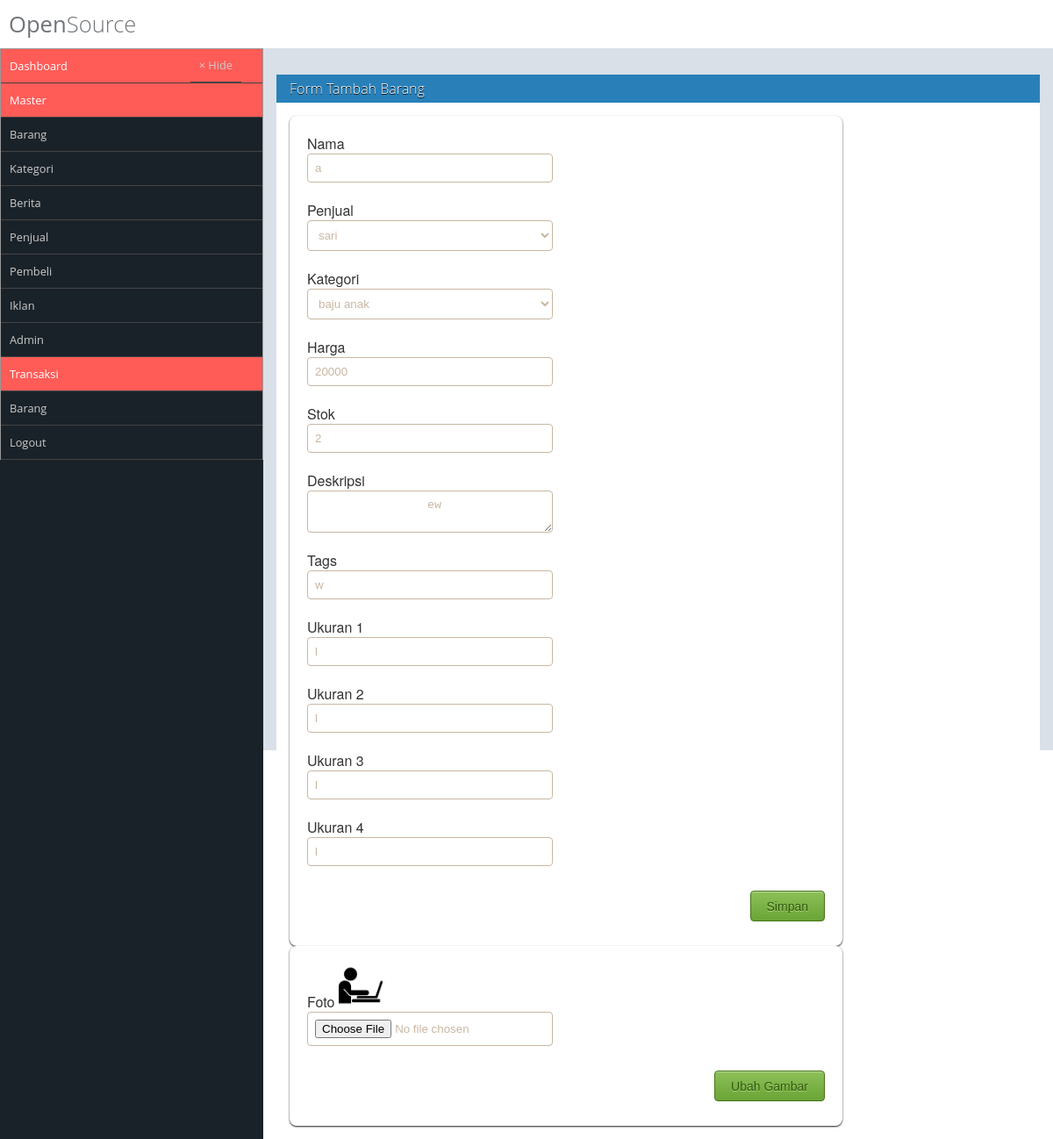
Page /pages/admin.php?hal=ebarang&id_barang=14 (signed in) on the committed database.
### tables this page shows
CREATE TABLE `tb_barang` (
  `id_barang` int(11) NOT NULL,
  `nama` varchar(100) NOT NULL,
  `id_pen` int(11) NOT NULL,
  `id_kat` int(11) NOT NULL,
  `harga` int(11) NOT NULL,
  `stok` int(11) NOT NULL,
  `deskripsi` text NOT NULL,
  `tags` text NOT NULL,
  `status` varchar(20) NOT NULL,
  `foto` varchar(255) NOT NULL,
  `tanggal` date NOT NULL,
  `ukuran1` varchar(30) NOT NULL,
  `ukuran2` varchar(30) NOT NULL,
  `ukuran3` varchar(30) NOT NULL,
  `ukuran4` varchar(30) NOT NULL
);

### lib/class-Ff.php (called while the page is built, shortened)
<?php
class Fungsi{
	function get($p,$a=""){
		return isset($_GET["$p"])?$_GET["$p"]:"$a";
	}
}
$ff = new Fungsi();
?>

### lib/class-Db.php (called while the page is built, shortened)
<?php
 class Db{
    var $db=null;
    public function __construct()
    {
        try {
            $this->db=new PDO("mysql:host=localhost;dbname=dbpos","root","1234");
            $this->db->setAttribute(PDO::ATTR_ERRMODE,PDO::ERRMODE_EXCEPTION);
        } catch (PDOException $e) {
            die("Connection Error :".$e->getMessage());
        }
    }
    function select($t,$f="*"){
        $query=$this->db->prepare("select $f from $t");
        $query->execute();
        return $query;
    }
}
    $odb=new Db();
?>

### pages/ebarang.php (the view, shortened to what this page needs)
<?php
    $id = $ff->get("id_barang");
    $res = $odb->select("tb_barang where id_barang='$id'");
    $dt1 = $res->fetch();
?>
<div id="box">
    <div class="box-top"> Form Tambah Barang</div>
    <div class="box-panel">
        <form method="post" action="sbarang.php?aksi=edit&id_barang=<?=$id?>" class= "form-container" entype = "multipart/form-data" >
            <div class="form-title"> Nama</div>
            <input type="text" name="nama" class="form-field" value="<?=$dt1['nama']?>">
            <div class="form-title"> Penjual</div>
            <select name="id_pen" class="form-field">
                <?php
                    $q = $odb->select("tb_penjual");
                    while ($dt = $q->fetch()) {
                        if ($dt['id_pen']==$dt1['id_pen']) {
                        ?>
                        <option value="<?=$dt['id_pen']?>" selected="selected" ><?=$dt['penjual']?> </option>
                        <?php
                        }
                        else {
                            ?>
                        <option value="<?=$dt['id_pen']?> "> <?=$dt['penjual']?> </option>
                        <?php
                    }
                    }
                ?>
            </select>
            <div class="form-title"> Kategori</div>
            <select name="id_kat" class="form-field">
                <?php
                    $q = $odb->select("tb_kategori");
                    while ($dt = $q->fetch()) {
                        if ($dt['id_kat']==$dt1['id_kat']) {
                        ?>
                        <option value="<?=$dt['id_kat']?>" selected="selected" ><?=$dt['kategori']?> </option>
                        <?php
                        }
                        else {
                            ?>
                        <option value="<?=$dt['id_kat']?> "> <?=$dt['kategori']?> </option>
                        <?php
                    }
                    }
                ?>
            </select>
            <div class="form-title"> Harga</div>
            <input type="number" name="harga" class="form-field" value="<?=$dt1['harga'] ?>">
            <div class="form-title">Stok</div>
            <input type="number" name="stok" class="form-field" value="<?=$dt1['stok']?>">
            <div class="form-title"> Deskripsi</div>
            <textarea name="deskripsi" class="form-field" value="<?=$dt1['deskripsi'] ?>">
                <?=$dt1['deskripsi']?>
            </textarea>
            <div class="form-title"> Tags</div>
            <input type="text" name="tags" class="form-field" value="<?=$dt1['tags']?> ">
            <div class="form-title">Ukuran 1</div>
            <input type="text" name="ukuran1" class="form-field" value="<?=$dt1['ukuran1']?> ">
            <div class="form-title">Ukuran 2</div>
            <input type="text" name="ukuran2" class="form-field" value="<?=$dt1['ukuran2']?> ">
            <div class="form-title"> Ukuran 3</div>
            <input type="text" name="ukuran3" class="form-field" value="<?=$dt1['ukuran3']?> ">
            <div class="form-title"> Ukuran 4</div>
            <input type="text" name="ukuran4" class="form-field" value="<?=$dt1['ukuran4']?> ">
            <div class="submit-container">
                <input type="submit" name="btnsimpan" value="Simpan" class="submit-button">
            </div>
        </form>
        <form method="post" action="sbarang.php?aksi=ganti&id_barang=<?=$id?>" class="form-container" enctype="multipart/form-data">
            <div class="form-title"> Foto
            <img src="../images/<?=$dt1['foto']?>" height="50" width="50">
            </div>
            <input type="file" name="foto" class="form-field" value="">
            <div class="submit-container">
                <input type="submit" name="btnugambar" value="Ubah Gambar" class="submit-button">
            </div>
        </form>
    </div>
</div>

### style/admin.css (style rules this page uses)
* { margin: 0; padding: 0; box-sizing: border-box; }
body { font-family: 'Open Sans'; }
div#box { margin-top: 15px; }
div#box .box-top { color: #fff; text-shadow: 0 1px #000; background: #2980b9; padding: 5px; padding-left: 15px; font-weight: 300; }
div#box .box-panel { padding: 15px; background: #fff; color: #333; }
.form-container { border: 1 px solid #f2e3d2; background: #fff; -webkit-border-radius: 8px; -moz-border-radius: 8px; border-radius: 8px; -webkit-box-shadow: rgba(000,000,000,0.9) 0 1px 2px, inset rgba(255,255,255,0.4) 0 0px 0; -moz-box-shadow: rgba(000,000,000,0.9) 0 1px 2px, inset rgba(255,255,255,0.4) 0 0px 0; box-shadow: rgba(000,000,000,0.9) 0 1px 2px, inset rgba(255,255,255,0.4) 0 0px 0; font-family: 'Helvetica Neue',Helvetica,sans-serif; text-decoration: none; vertical-align: middle; min-width: 300px; padding: 20px; width: 75%; }
.form-field { border: 1px solid #c9b7a2; background: #fff; -webkit-border-radius: 4px; -moz-border-radius: 4px; border-radius: 4px; color: #c9b7a2; -webkit-box-shadow: rgba(255,255,255,0.4) 0 1px 0, inset rgba(000,000,000,0.7) 0 0px 0; -moz-box-shadow: rgba(255,255,255,0.4) 0 1px 0, inset rgba(000,000,000,0.7) 0 0px 0; box-shadow: rgba(255,255,255,0.4) 0 1px 0, inset rgba(000,000,000,0.7) 0 0px 0; padding: 8px; margin-bottom: 20px; width: 280px; }
.submit-container { margin: 8px 0; text-align: right; }
.submit-button { border: 1px solid #447314; background: #6aa436; background: -webkit-gradient(linear, left top, left bottom, from(#8dc059), to(#6aa436)); background: -webkit-linear-gradient(top, #8dc059, #6aa436); background: -moz-linear-gradient(top, #8dc059, #6aa436); background: -ms-linear-gradient(top, #8dc059, #6aa436); background: -o-linear-gradient(top, #8dc059, #6aa436); background-image: -ms-linear-gradient(top, #8dc059 0%, #6aa436 100%); -webkit-border-radius: 4px; -moz-border-radius: 4px; border-radius: 4px; -webkit-box-shadow: rgba(255,255,255,0.4) 0 2px 0, inset rgba(255,255,255,0.4) 0 1px 0; -moz-box-shadow: rgba(255,255,255,0.4) 0 2px 0, inset rgba(255,255,255,0.4) 0 1px 0; box-shadow: rgba(255,255,255,0.4) 0 2px 0, inset rgba(255,255,255,0.4) 0 1px 0; text-shadow: #addc7e 0 1px 0; color: #31540c; font-family: helvetica, serif; padding: 8.5px 18px; font-size: 14px; text-decoration: none; vertical-align: middle; }

### rows in the picture
tb_barang: nama "a", harga "20000", stok "2", deskripsi "ew", tags "w", ukuran1 "l", ukuran2 "l", ukuran3 "l", ukuran4 "l", foto (picture)

### other values in the picture
form field id_pen "sari"
form field id_kat "baju anak"
